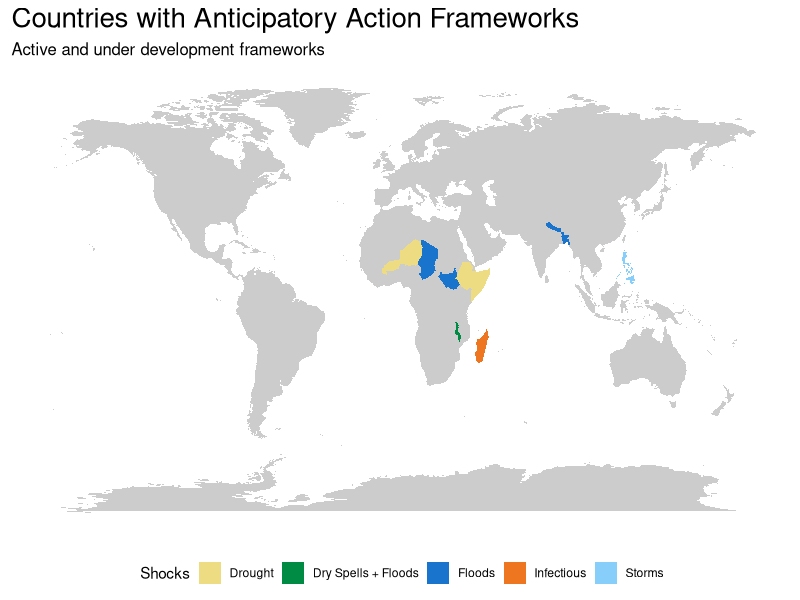
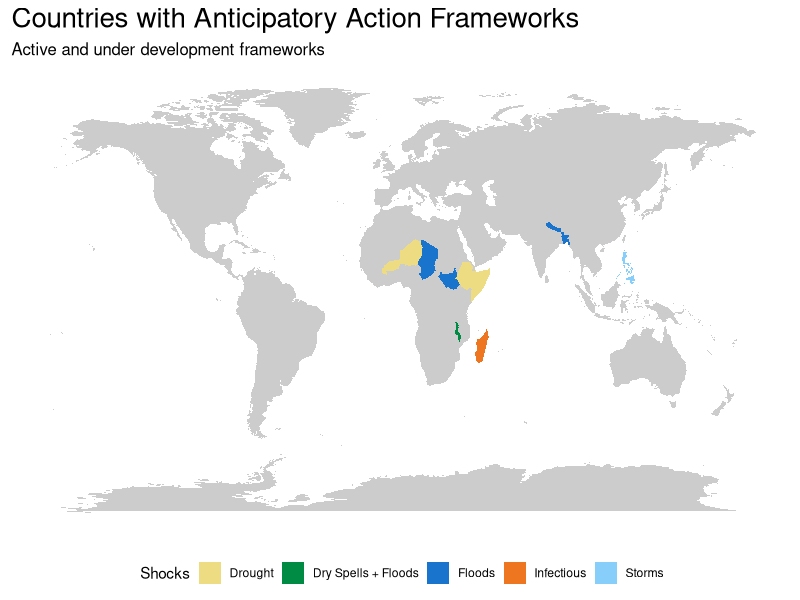

Reproduce these figures in R, in order.
###
# Install packages
###
library(tidyverse)

###
# set up paths
###
data_dir <- Sys.getenv("AA_DATA_DIR")
plot_path <- paste0(data_dir, "/public/processed/glb/plots")

###
# get world map
###
world_map <- map_data("world")

###
# identify AA pilots
###

# list countries and shocks
drought <- c("Somalia", "Ethiopia", "Niger", "Burkina Faso")
floods <- c("Bangladesh", "Nepal", "Chad", "South Sudan")
dual <- c("Malawi")
storms <- c("Philippines") # There is no "The" in the world_map
infectious <- c("Madagascar")

aa_countries_list <- data.frame(country = drought, shock = "Drought") 
aa_countries_list <- rbind(aa_countries_list, data.frame(country = dual, shock = "Dry Spells + Floods"))
aa_countries_list <- rbind(aa_countries_list, data.frame(country = floods, shock = "Floods"))
aa_countries_list <- rbind(aa_countries_list, data.frame(country = storms, shock = "Storms"))
aa_countries_list <- rbind(aa_countries_list, data.frame(country = infectious, shock = "Infectious"))

length(unique(aa_countries_list$country)) # number of unique countries

world_map$aa_country <- ifelse(world_map$region %in% aa_countries_list$country, 1, 0) # binary is a AA country or not
world_map$aa_country <- as.factor(world_map$aa_country)
world_map %>% filter(aa_country == 1) %>% summarise(unique(region)) # check that every aa country is in world map with same spelling as above

world_map <- world_map %>% # add shock info to map info
  left_join(aa_countries_list, by = c('region' = 'country'))

world_map$shock <- as.factor(world_map$shock) # formatting

aa_countries_map <-  world_map %>% filter(!is.na(shock)) # subset mapping + shock info for aa countries

###
# map AA countries
###

# select colors for each shock, in order: drought, dry spells + floods, floods, infectious, storms
colours <- gplots::col2hex(c("lightgoldenrod2", "springgreen4" , "dodgerblue3", "chocolate2", "lightskyblue"))

# plot map and colorise AA countries
ggplot(world_map, aes(x = long, y = lat, group = group)) +
  geom_polygon(fill = "#CCCCCC") +
  geom_polygon(data = aa_countries_map, aes(x = long, y = lat, group = group, fill = shock), show.legend = TRUE) +
  scale_fill_manual(values =  colours, name = "Shocks") +
  labs(title = 'Countries with Anticipatory Action Frameworks'
       ,subtitle = "Active and under development frameworks") +
  theme(legend.position="bottom"
        ,plot.title = element_text(size = 20)
        ,plot.subtitle = element_text(size = 12)
        ,axis.text = element_blank()
        ,axis.title = element_blank()
        ,axis.ticks = element_blank()
        ,panel.background = element_rect(fill = "white")
        ,panel.grid = element_blank()
  )

# save plot ## NOTE Programmatically saving the image distorts it. Better save through the GUI for now until we figure out the issue. Saved with dimensions of 1426 x 744px
ggsave(paste0(plot_path, "/aa_countries_map.png"), dpi = 600)
